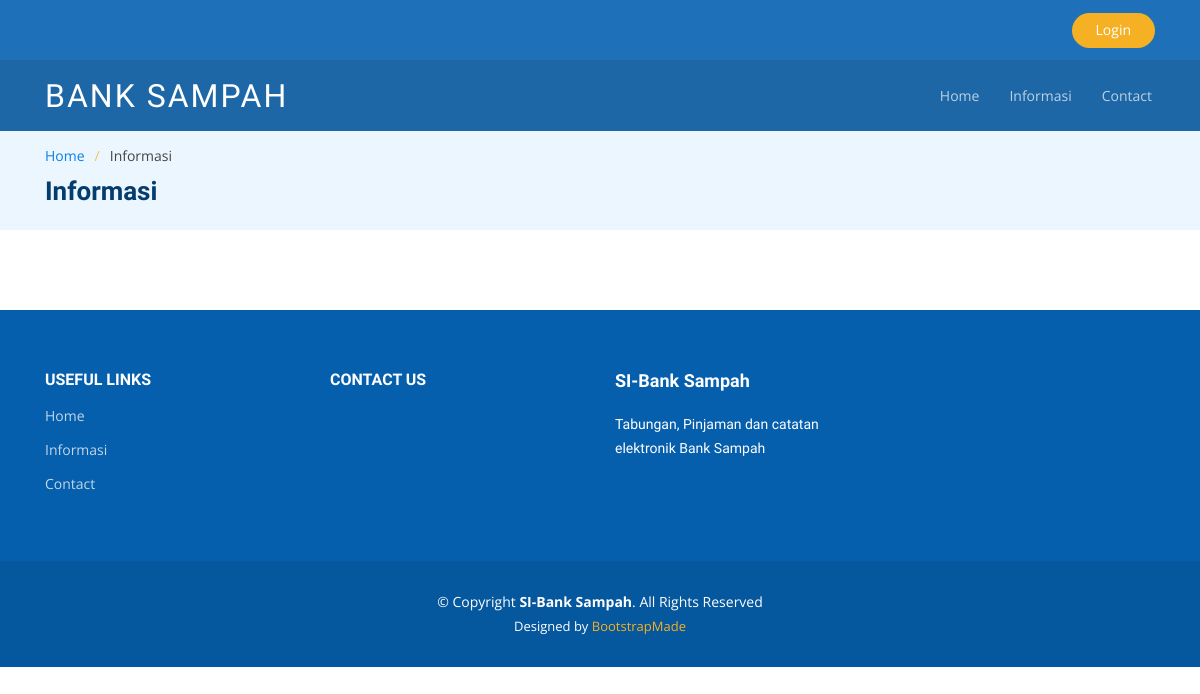
The page /USER/informasi.php on the database as committed earlier.
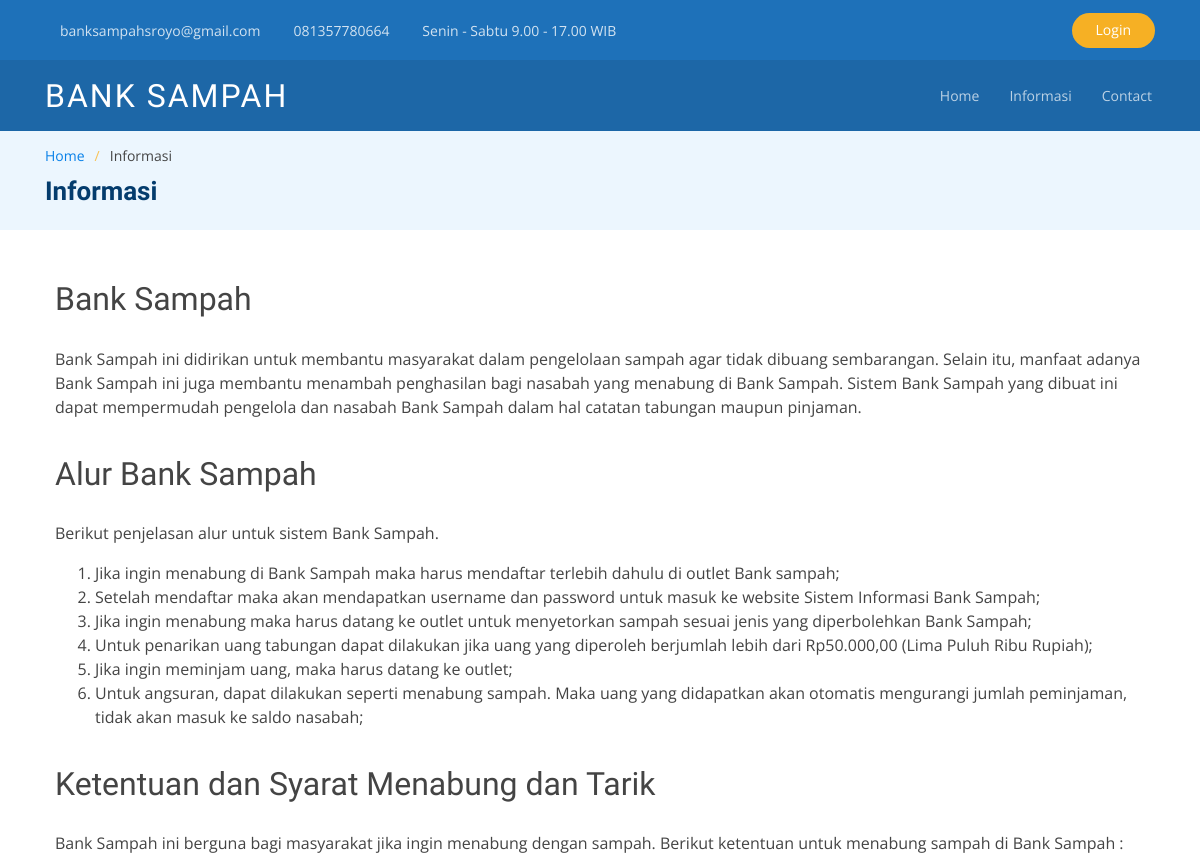
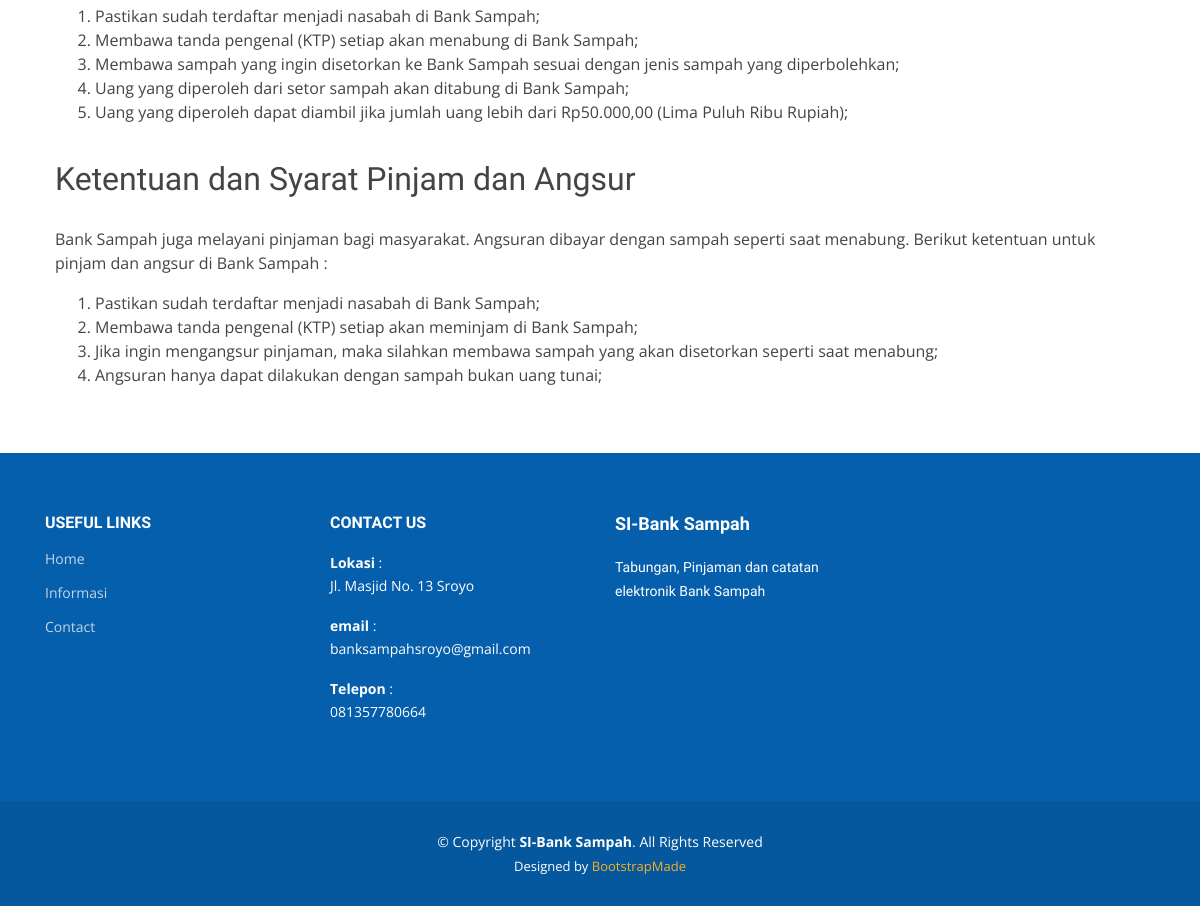
The same page on the database as committed later (2 pictures, top to bottom).
### tables this page shows
CREATE TABLE `tb_config` (
  `id_config` int(11) NOT NULL,
  `judul` varchar(50) NOT NULL,
  `isi` text NOT NULL
);

### USER/informasi.php (the view, shortened to what this page needs)
<!DOCTYPE html>
<html lang="en">
<head>
  <link href="assets/vendor/bootstrap/css/bootstrap.min.css" rel="stylesheet">
  <link href="assets/vendor/icofont/icofont.min.css" rel="stylesheet">
  <link href="assets/vendor/boxicons/css/boxicons.min.css" rel="stylesheet">
  <link href="assets/vendor/animate.css/animate.min.css" rel="stylesheet">
  <link href="assets/vendor/remixicon/remixicon.css" rel="stylesheet">
  <link href="assets/vendor/owl.carousel/assets/owl.carousel.min.css" rel="stylesheet">
  <link href="assets/vendor/venobox/venobox.css" rel="stylesheet">
  <link href="assets/vendor/aos/aos.css" rel="stylesheet">
  <link href="assets/css/style.css" rel="stylesheet">
</head>
<body>
  <?php include 'navbar.php'; ?>
  <main id="main">
    <section id="breadcrumbs" class="breadcrumbs">
      <div class="container">
        <ol>
          <li><a href="index.html">Home</a></li>
          <li>Informasi</li>
        </ol>
        <h2>Informasi</h2>
      </div>
    </section>
    <section id="blog" class="blog">
      <div class="container">
        <table border="0" cellpadding="10">
          <tbody>
            <?php
            include('koneksi_db.php');
            $result = mysqli_query($koneksi,"SELECT * FROM tb_config WHERE id_config != 1 AND id_config != 2 AND id_config != 3 AND id_config != 4");
            ?>
            <?php
              while($data = mysqli_fetch_array($result)) {
                echo "<tr>";
                echo "<td><h2>".$data['judul']."</h2></td>";
                echo "</tr>";
                echo "<tr>";
                echo "<td>".$data['isi']."</td>";
                echo "</tr>";
              }
              ?>
          </tbody>
        </table>
      </div>
    </section>
  </main>
  <?php include 'footer.php'; ?>
</body>
</html>

### USER/navbar.php (shortened to what this page needs)
<div id="topbar" class="d-none d-lg-flex align-items-center fixed-top topbar-inner-pages">
  <div class="container d-flex align-items-center">
    <div class="contact-info mr-auto">
      <ul>
        <?php
          include('koneksi_db.php');
          $query   = mysqli_query($koneksi,"SELECT judul, isi FROM tb_config WHERE id_config = 2 OR id_config = 3 OR id_config = 4 ");
          $class = ["icofont-envelope", "icofont-phone", "icofont-clock-time icofont-flip-horizontal"];
          $div = 0;
          while($data = mysqli_fetch_array($query)) {
            $isi = preg_replace('#</?p.*?>#is', '', $data['isi']);
            if ($data['judul'] == "Email"){
              echo "<li><i class=".$class[$div]."></i><a href='mailto:".$isi."'>".$isi."</a></li>";
              $div += 1;
            } else {
              echo "<li><i class=".$class[$div]."></i>".$isi."</li>";
              $div += 1;
            }
          }
        ?>
      </ul>
    </div>
    <div class="cta">
      <a href="../ADMIN/login.php" class="scrollto" <?php if (!empty($_SESSION)) { echo "style='display:none'"; } ?>>Login</a>
    </div>
  </div>
</div>
<header id="header" class="fixed-top header-inner-pages">
  <div class="container d-flex align-items-center">
    <h1 class="logo mr-auto"><a href="index.php" class="scrollto">BANK SAMPAH</a></h1>
    <nav class="nav-menu d-none d-lg-block">
      <ul>
        <li><a href="index.php">Home</a></li>
        <li><a href="informasi.php">Informasi</a></li>
        <li><a href="contact.php">Contact</a></li>
      </ul>
    </nav>
  </div>
</header>

### USER/footer.php (shortened to what this page needs)
<footer id="footer">
  <div class="footer-top">
    <div class="container">
      <div class="row">
        <div class="col-lg-3 col-md-6 footer-links">
          <h4>Useful Links</h4>
          <ul>
            <li><a href="index.php">Home</a></li>
            <li><a href="informasi.php">Informasi</a></li>
            <li><a href="contact.php">Contact</a></li>
          </ul>
        </div>
        <?php
        include('koneksi_db.php');
        $query   = mysqli_query($koneksi,"SELECT judul, isi FROM tb_config WHERE id_config = 1 OR id_config = 2 OR id_config = 3 ");
        ?>
        <div class="col-lg-3 col-md-6 footer-contact">
          <h4>Contact Us</h4>
          <?php
            while($data = mysqli_fetch_array($query)) {
          ?>
              <strong><?php echo $data['judul'] ?></strong>
              <?php echo ":".$data['isi']; ?>
          <?php
            }
          ?>
        </div>
        <div class="col-lg-3 col-md-6 footer-info">
          <h3>SI-Bank Sampah</h3>
          <p>Tabungan, Pinjaman dan catatan elektronik Bank Sampah </p>
        </div>
      </div>
    </div>
  </div>
  <div class="container">
    <div class="copyright">
      &copy; Copyright <strong><span>SI-Bank Sampah</span></strong>. All Rights Reserved
    </div>
    <div class="credits">
      Designed by <a href="https://bootstrapmade.com/">BootstrapMade</a>
    </div>
  </div>
</footer>

Rows that differ between the two databases and show on the page:
added tb_config: isi "banksampahsroyo@gmail.com", judul "email"
added tb_config: isi "081357780664", judul "Telepon"
added tb_config: isi "Senin - Sabtu 9.00 - 17.00 WIB"
added tb_config: judul "Bank Sampah", isi "Bank Sampah ini didirikan untuk membantu masyarakat dalam pengelolaan sampah agar tidak dibuang sembarangan. Selain itu, manfaat adanya Bank Sampah ini juga membantu menambah penghasilan bagi nasabah yang menabung di Bank Sampah. Sistem Bank Sampah yang dibuat ini dapat mempermudah pengelola dan nasabah Bank Sampah dalam hal catatan tabungan maupun pinjaman.", shown under "Informasi"
added tb_config: judul "Alur Bank Sampah", isi "Berikut penjelasan alur untuk sistem Bank Sampah. Jika ingin menabung di Bank Sampah maka harus mendaftar terlebih dahulu di outlet Bank sampah; Setelah mendaftar maka akan mendapatkan username dan password untuk masuk ke website Sistem Informasi Bank Sampah; Jika ingin menabung maka harus datang ke outlet untuk menyetorkan sampah sesuai jenis yang diperbolehkan Bank Sampah; Untuk penarikan uang tabungan dapat dilakukan jika uang yang diperoleh berjumlah lebih dari Rp50.000,00 (Lima Puluh Ribu Rupiah); Jika ingin meminjam uang, maka harus datang ke outlet; Untuk angsuran, dapat dilakukan seperti menabung sampah. Maka uang yang didapatkan akan otomatis mengurangi jumlah peminjaman, tidak…", shown under "Informasi"
added tb_config: judul "Ketentuan dan Syarat Menabung dan Tarik", isi "Bank Sampah ini berguna bagi masyarakat jika ingin menabung dengan sampah. Berikut ketentuan untuk menabung sampah di Bank Sampah : Pastikan sudah terdaftar menjadi nasabah di Bank Sampah; Membawa tanda pengenal (KTP) setiap akan menabung di Bank Sampah; Membawa sampah yang ingin disetorkan ke Bank Sampah sesuai dengan jenis sampah yang diperbolehkan; Uang yang diperoleh dari setor sampah akan ditabung di Bank Sampah; Uang yang diperoleh dapat diambil jika jumlah uang lebih dari Rp50.000,00 (Lima Puluh Ribu Rupiah);", shown under "Informasi"
added tb_config: judul "Ketentuan dan Syarat Pinjam dan Angsur", isi "Bank Sampah juga melayani pinjaman bagi masyarakat. Angsuran dibayar dengan sampah seperti saat menabung. Berikut ketentuan untuk pinjam dan angsur di Bank Sampah : Pastikan sudah terdaftar menjadi nasabah di Bank Sampah; Membawa tanda pengenal (KTP) setiap akan meminjam di Bank Sampah; Jika ingin mengangsur pinjaman, maka silahkan membawa sampah yang akan disetorkan seperti saat menabung; Angsuran hanya dapat dilakukan dengan sampah bukan uang tunai;", shown under "Informasi"
added tb_config: judul "Lokasi", isi "Jl. Masjid No. 13 Sroyo", shown under "CONTACT US"
